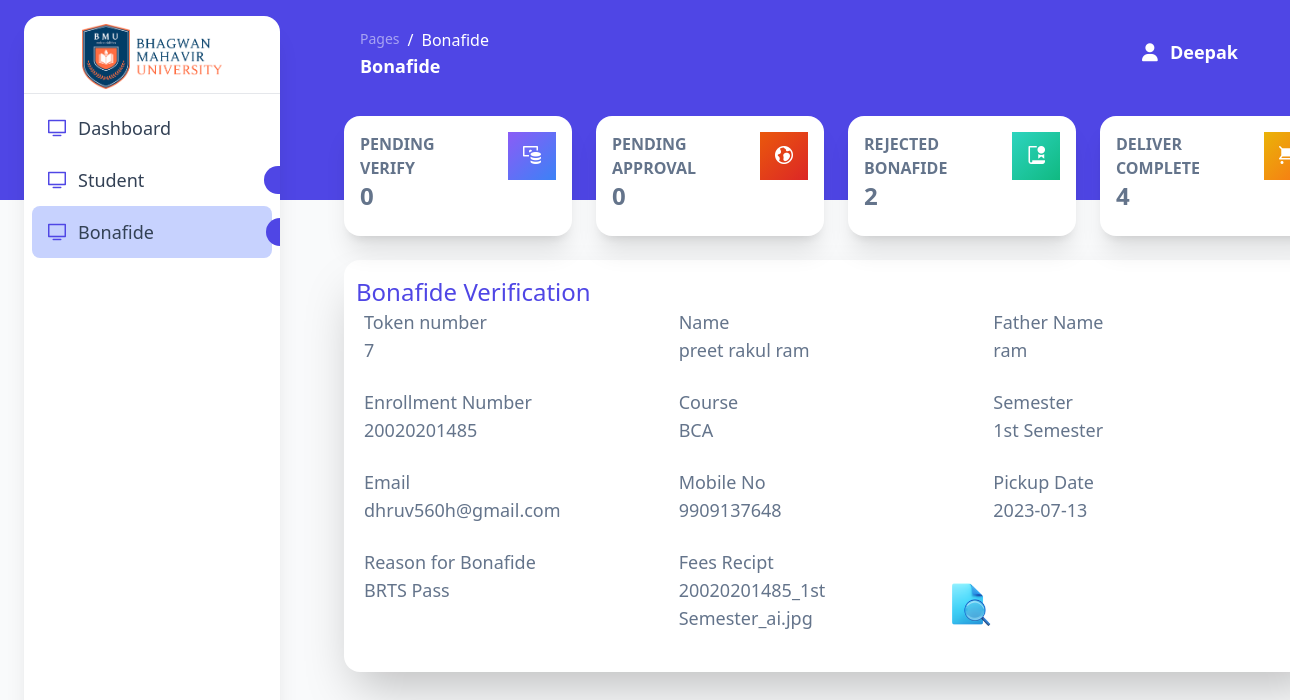
The page /Admin_side/bonafide_verification?verify_id=7 (signed in) on the database its author committed.
### tables this page shows
CREATE TABLE IF NOT EXISTS `bonafide` (
  `id` int NOT NULL AUTO_INCREMENT,
  `enrollment_no` varchar(500) NOT NULL,
  `name` varchar(500) NOT NULL,
  `father_name` varchar(500) NOT NULL,
  `course` varchar(500) NOT NULL,
  `semester` varchar(500) NOT NULL,
  `mobile_no` varchar(500) NOT NULL,
  `email` varchar(500) NOT NULL,
  `purpose` varchar(500) NOT NULL,
  `fee_recipt` varchar(500) NOT NULL,
  `remark` varchar(500) NOT NULL,
  `status` varchar(500) NOT NULL DEFAULT 'In Process',
  `verify_flag` tinyint(1) NOT NULL DEFAULT '0',
  `verify_by` varchar(500) NOT NULL,
  `approve_flag` tinyint(1) NOT NULL DEFAULT '0',
  `approve_by` varchar(500) NOT NULL,
  `delever_flag` tinyint(1) NOT NULL DEFAULT '0',
  `print_flag` tinyint(1) NOT NULL DEFAULT '0',
  `apply_date` date NOT NULL,
  `pickup_date` date NOT NULL,
  PRIMARY KEY (`id`)
);

### Admin_side/private/bonafide_server.php (called while the page is built, shortened)
<?php
class Bonafide
{
    function individual_detail($id)
    {
        $con = connect();
        $query = "SELECT * FROM `bonafide` WHERE `id` = '$id'";
        $result = mysqli_query($con, $query);
        return $result;
    }
    function pending_verify()
    {
        $con = connect();
        $query = "SELECT COUNT(*) FROM `bonafide` WHERE `verify_flag` = '0' AND `remark` = ''";
        $result = mysqli_query($con, $query);
        $data = mysqli_fetch_assoc($result);
        return $data['COUNT(*)'];
    }
    function pending_approval()
    {
        $con = connect();
        $query = "SELECT COUNT(*) FROM `bonafide` WHERE `approve_flag` = '0' AND `verify_flag` = '1' AND `remark` = ''";
        $result = mysqli_query($con, $query);
        $data = mysqli_fetch_assoc($result);
        return $data['COUNT(*)'];
    }
    function reject_bonafide()
    {
        $con = connect();
        $query = "SELECT COUNT(*) FROM `bonafide` WHERE `remark` != ''";
        $result = mysqli_query($con, $query);
        $data = mysqli_fetch_assoc($result);
        return $data['COUNT(*)'];
    }
    function complete_deliver()
    {
        $con = connect();
        $query = "SELECT COUNT(*) FROM `bonafide` WHERE `delever_flag` = '1' AND `remark` = ''";
        $result = mysqli_query($con, $query);
        $data = mysqli_fetch_assoc($result);
        return $data['COUNT(*)'];
    }
}
?>

### Admin_side/public/bonafide_verification.php (the view, shortened to what this page needs)
<?php
include('private/bonafide_server.php');
$id = $_GET['verify_id'];
$bonafide = new Bonafide;
$bonafide_details = $bonafide->individual_detail($id);
?>
<!DOCTYPE html>
<html>
<head>
  <link href="private/assets/css/nucleo-icons.css" rel="stylesheet" />
  <link href="private/assets/css/nucleo-svg.css" rel="stylesheet" />
  <link rel="stylesheet" href="input.css">
  <script src="https://cdn.tailwindcss.com"></script>
</head>
<body class="m-0 font-sans text-base antialiased font-normal leading-default bg-gray-50 text-slate-500 overflow-hidden">
  <div class="absolute w-full bg-indigo-600 min-h-[25%]"></div>
  <section class="fixed inset-y-0 flex-wrap items-center justify-between w-1/5 p-0 my-4 overflow-y-auto antialiased transition-transform duration-200 -translate-x-full bg-white border-0 shadow-xl max-w-64 ease-in-out z-[990] xl:ml-6 rounded-2xl xl:left-0 xl:translate-x-0">
    <div class="h-19 pt-2">
      <a href="dashboard" class="flex justify-center">
        <img src="private/assets/img/logo.png" alt="" width="140px">
      </a>
    </div>
    <hr class="h-px mt-1 bg-transparent bg-gradient-to-r from-transparent via-black/40 to-transparent" />
    <div class="items-center block w-auto max-h-screen overflow-auto basis-full">
      <ul class="flex flex-col pl-0 mb-0">
        <li class="mt-2 w-full">
          <a href="dashboard" class="bg-white text-lg my-0 mx-2 flex items-center whitespace-nowrap rounded-lg px-4 py-3 font-medium text-slate-700 transition-colors">
            <i class="ni ni-tv-2 text-indigo-600 mr-3"></i>
            Dashboard
          </a>
        </li>
        <?php if ($_SESSION['type'] == "Head") { ?>
          <li class="w-full">
            <a href="student" class="bg-white text-lg my-0 mx-2 flex items-center whitespace-nowrap rounded-lg px-4 py-3 font-medium text-slate-700 transition-colors">
              <i class="ni ni-tv-2 text-indigo-600 mr-3"></i>
              Student
              <div class="bg-indigo-600 ml-[7.5rem] text-white font-medium px-4 text-xl py-0 rounded-full"><?php echo pending_provide_authority();?></div>
            </a>
          </li>
        <?php } ?>
        <li class="w-full">
          <a href="bonafide" class="bg-indigo-200 text-lg my-0 mx-2 flex items-center whitespace-nowrap rounded-lg px-4 py-3 font-medium text-slate-700 transition-colors">
            <i class="ni ni-tv-2 text-indigo-600 mr-3"></i>
            Bonafide
            <div class="bg-indigo-600 ml-28 text-white font-medium px-4 text-xl py-0 rounded-full"><?php if($_SESSION['type'] == "Head"){
              }?></div>
          </a>
        </li>
      </ul>
    </div>
  </section>
  <main class="relative h-full max-h-screen transition-all duration-200 ease-in-out xl:ml-68 rounded-xl">
    <nav class="relative flex flex-wrap items-center justify-between px-0 pt-5 mx-6 transition-all ease-in shadow-none duration-250 rounded-2xl lg:flex-nowrap lg:justify-start" navbar-main navbar-scroll="false">
      <div class="flex items-center justify-between w-full px-4 py-1 mx-auto flex-wrap-inherit">
        <nav class="pl-80">
          <ol class="flex flex-wrap pt-1 bg-transparent rounded-lg">
            <li class="text-sm leading-normal">
              <a class="text-white opacity-50 text-md" href="javascript:;">Pages</a>
            </li>
            <li class="text-md pl-2 capitalize leading-normal text-white before:float-left before:pr-2 before:text-white before:content-['/']" aria-current="page">Bonafide</li>
          </ol>
          <h6 class="mb-0 font-bold text-white capitalize text-lg">Bonafide</h6>
        </nav>
        <div class="flex items-center mt-2 grow sm:mt-0 sm:mr-6 md:mr-0 lg:flex lg:basis-auto">
          <ul class="flex flex-row justify-end pl-0 mb-0 list-none md-max:w-full">
            <li class="flex items-center mr-3">
              <?php
              if ($_SESSION['name'] == "") {
              ?>
                <a href="signin" class="block px-0 py-2 text-lg font-semibold text-white transition-all ease-nav-brand">
                  <i class="fa fa-user sm:mr-1"></i>
                  <span class="hidden sm:inline">Sign In</span>
                </a>
              <?php
              } else {
              ?>
                <a href="signout">
                  <i class="fa fa-user sm:mr-2 text-white font-semibold text-lg"></i>
                  <span class="hidden sm:inline text-white font-semibold text-lg">
                    <?php echo $_SESSION['name']; ?>
                  </span>
                </a>
              <?php
              }
              ?>
            </li>
        </div>
    </nav>
    <div class="w-4/5 px-6 py-8 ml-80">
      <?php
      if ($_SESSION['type'] == "Head") {
      ?>
        <div class="flex flex-wrap -mx-3 mb-6">
          <div class="w-full max-w-full px-3 mb-6 sm:w-1/2 sm:flex-none xl:mb-0 xl:w-1/4 cursor-pointer" onclick="pending_verify_2()">
            <div class="relative flex flex-col min-w-0 break-words bg-white shadow-xl rounded-2xl bg-clip-border">
              <div class="flex-auto p-4">
                <div class="flex flex-row -mx-3">
                  <div class="flex-none w-2/3 max-w-full px-3">
                    <div>
                      <p class="mb-0 font-sans text-md font-semibold leading-normal uppercase">Pending Verify</p>
                      <h5 class="mb-2 font-bold text-2xl">
                        <?php echo $bonafide->pending_verify(); ?>
                      </h5>
                    </div>
                  </div>
                  <div class="px-3 text-right basis-1/3">
                    <div class="inline-block w-12 h-12 text-center rounded-circle bg-gradient-to-tl from-blue-500 to-violet-500">
                      <i class="ni leading-none ni-money-coins text-lg relative top-3.5 text-white"></i>
                    </div>
                  </div>
                </div>
              </div>
            </div>
          </div>
          <div class="w-full max-w-full px-3 mb-6 sm:w-1/2 sm:flex-none xl:mb-0 xl:w-1/4 cursor-pointer" onclick="pending_approval()">
            <div class="relative flex flex-col min-w-0 break-words bg-white shadow-xl rounded-2xl bg-clip-border">
              <div class="flex-auto p-4">
                <div class="flex flex-row -mx-3">
                  <div class="flex-none w-2/3 max-w-full px-3">
                    <div>
                      <p class="mb-0 font-sans text-md font-semibold leading-normal uppercase">Pending Approval</p>
                      <h5 class="mb-2 font-bold text-2xl">
                        <?php echo $bonafide->pending_approval(); ?>
                      </h5>
                    </div>
                  </div>
                  <div class="px-3 text-right basis-1/3">
                    <div class="inline-block w-12 h-12 text-center rounded-circle bg-gradient-to-tl from-red-600 to-orange-600">
                      <i class="ni leading-none ni-world text-lg relative top-3.5 text-white"></i>
                    </div>
                  </div>
                </div>
              </div>
            </div>
          </div>
          <div class="w-full max-w-full px-3 mb-6 sm:w-1/2 sm:flex-none xl:mb-0 xl:w-1/4 cursor-pointer" onclick="reject_bonafide()">
            <div class="relative flex flex-col min-w-0 break-words bg-white shadow-xl rounded-2xl bg-clip-border">
              <div class="flex-auto p-4">
                <div class="flex flex-row -mx-3">
                  <div class="flex-none w-2/3 max-w-full px-3">
                    <div>
                      <p class="mb-0 font-sans text-md font-semibold leading-normal uppercase">Rejected Bonafide</p>
                      <h5 class="mb-2 font-bold text-2xl">
                        <?php echo $bonafide->reject_bonafide(); ?>
                      </h5>
                    </div>
                  </div>
                  <div class="px-3 text-right basis-1/3">
                    <div class="inline-block w-12 h-12 text-center rounded-circle bg-gradient-to-tl from-emerald-500 to-teal-400">
                      <i class="ni leading-none ni-paper-diploma text-lg relative top-3.5 text-white"></i>
                    </div>
                  </div>
                </div>
              </div>
            </div>
          </div>
          <div class="w-full max-w-full px-3 sm:w-1/2 sm:flex-none xl:w-1/4 cursor-pointer" onclick="complete_delivery()">
            <div class="relative flex flex-col min-w-0 break-words bg-white shadow-xl rounded-2xl bg-clip-border">
              <div class="flex-auto p-4">
                <div class="flex flex-row -mx-3">
                  <div class="flex-none w-2/3 max-w-full px-3">
                    <div>
                      <p class="mb-0 font-sans text-md font-semibold leading-normal uppercase">Deliver Complete</p>
                      <h5 class="mb-2 font-bold text-2xl">
                        <?php echo $bonafide->complete_deliver(); ?>
                      </h5>
                    </div>
                  </div>
                  <div class="px-3 text-right basis-1/3">
                    <div class="inline-block w-12 h-12 text-center rounded-circle bg-gradient-to-tl from-orange-500 to-yellow-500">
                      <i class="ni leading-none ni-cart text-lg relative top-3.5 text-white"></i>
                    </div>
                  </div>
                </div>
              </div>
            </div>
          </div>
        </div>
      <?php
      }
      ?>
      <div class="w-full bg-white shadow-2xl rounded-2xl mt-0 py-4">
        <div class="flex flex-col justify-start">
          <h1 class="text-2xl font-medium text-indigo-600 pl-3">Bonafide Verification</h1>
        </div>
        <div class="flex flex-col justify-start px-5">
          <?php
          while ($row = mysqli_fetch_assoc($bonafide_details)) {
          ?>
            <div class="grid grid-cols-3">
              <div class="col-span-1">
                <h1 class="text-lg font-medium">Token number</h1>
                <p class="text-lg">
                  <?php echo $row['id']; ?>
                </p>
              </div>
              <div class="col-span-1">
                <h1 class="text-lg font-medium">Name</h1>
                <p class="text-lg">
                  <?php echo $row['name']; ?>
                </p>
              </div>
              <div class="col-span-1">
                <h1 class="text-lg font-medium">Father Name</h1>
                <p class="text-lg">
                  <?php echo $row['father_name']; ?>
                </p>
              </div>
            </div>
            <div class="grid grid-cols-3 mt-6">
              <div class="col-span-1">
                <h1 class="text-lg font-medium">Enrollment Number</h1>
                <p class="text-lg">
                  <?php echo $row['enrollment_no']; ?>
                </p>
              </div>
              <div class="col-span-1">
                <h1 class="text-lg font-medium">Course</h1>
                <p class="text-lg">
                  <?php echo $row['course']; ?>
                </p>
              </div>
              <div class="col-span-1">
                <h1 class="text-lg font-medium">Semester</h1>
                <p class="text-lg">
                  <?php echo $row['semester']; ?>
                </p>
              </div>
            </div>
            <div class="grid grid-cols-3 mt-6">
              <div class="col-span-1">
                <h1 class="text-lg font-medium">Email</h1>
                <p class="text-lg">
                  <?php echo $row['email']; ?>
                </p>
              </div>
              <div class="col-span-1">
                <h1 class="text-lg font-medium">Mobile No</h1>
                <p class="text-lg">
                  <?php echo $row['mobile_no']; ?>
                </p>
              </div>
              <?php if ($_SESSION['type'] == "Head" && $row['delever_flag'] == 1 || $_SESSION['type'] == "Clerk" && $row['delever_flag'] == 1) { ?>
                <div class="col-span-1">
                  <h1 class="text-lg font-medium">Pickup Date</h1>
                  <p class="text-lg">
                    <?php echo $row['pickup_date']; ?>
                  </p>
                </div>
              <?php } else if (($_SESSION['type'] == "Head" || $_SESSION['type'] == "Clerk") && $row['remark'] != "") { ?>
                <div class="col-span-1">
                  <h1 class="text-lg font-medium">Reason for Cancel</h1>
                  <p class="text-lg">
                    <?php echo $row['remark']; ?>
                  </p>
                </div>
              <?php } ?>
            </div>
            <div class="grid grid-cols-3 mt-6">
              <div class="col-span-1">
                <h1 class="text-lg font-medium">Reason for Bonafide</h1>
                <p class="text-lg">
                  <?php echo $row['purpose']; ?>
                </p>
              </div>
              <div class="col-span-1">
                <h1 class="text-lg font-medium">Fees Recipt</h1>
                <p class="text-lg flex items-center">
                  <?php echo $row['fee_recipt']; ?>
                <a href="private/Fees_recipt/<?php echo $row['fee_recipt']; ?>" target="_blank">
                <abbr title="View"><img src="private/Images/icons8-view-94.png" alt="" class="w-14"></abbr>
                </a>
                </p>
              </div>
            </div>
                </div>
              <?php
            }
              ?>
            </div>
        </div>
  </main>
</body>
</html>

### rows shown on the page
bonafide: id "7", name "preet rakul ram", father_name "ram", enrollment_no "20020201485", course "BCA", semester "1st Semester", email "dhruv560h@gmail.com", mobile_no "9909137648", pickup_date "2023-07-13", purpose "BRTS Pass", fee_recipt "20020201485_1st Semester_ai.jpg"

### other values the page prints
$_SESSION['name'] "Deepak"
$bonafide->pending_verify() "0"
$bonafide->pending_approval() "0"
$bonafide->reject_bonafide() "2"
$bonafide->complete_deliver() "4"
